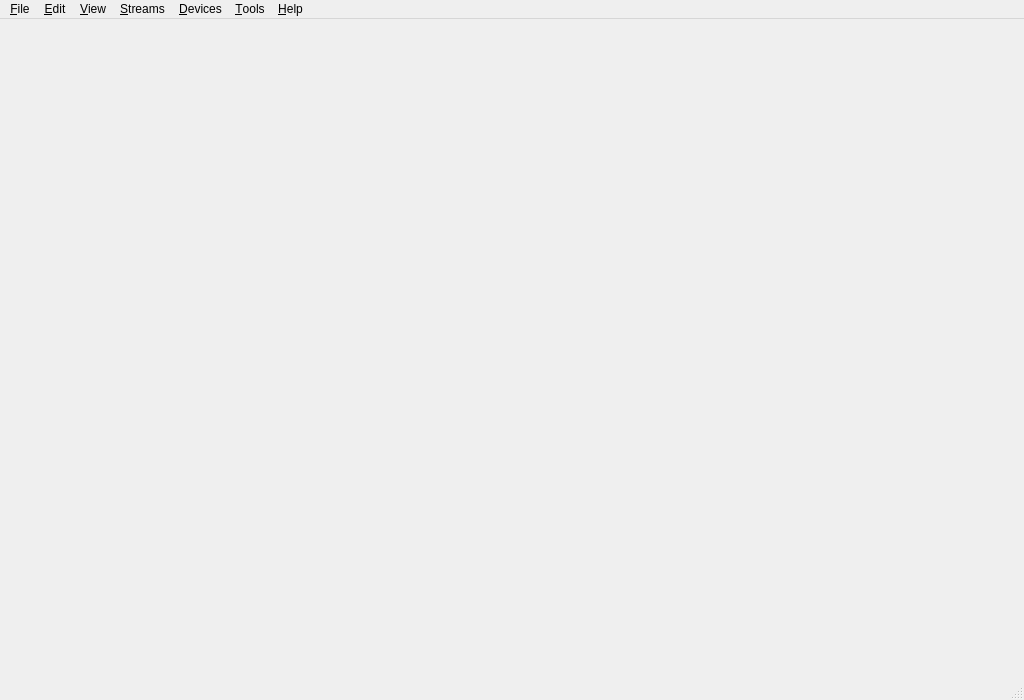
<?xml version="1.0" encoding="UTF-8"?>
<ui version="4.0" >
 <class>MainWindow</class>
 <widget class="QMainWindow" name="MainWindow" >
  <property name="geometry" >
   <rect>
    <x>0</x>
    <y>0</y>
    <width>1024</width>
    <height>700</height>
   </rect>
  </property>
  <property name="windowTitle" >
   <string>Riff</string>
  </property>
  <property name="windowIcon" >
   <iconset resource="ostinato.qrc" >:/icons/about.png</iconset>
  </property>
  <widget class="QWidget" name="centralwidget" />
  <widget class="QMenuBar" name="menubar" >
   <widget class="QMenu" name="menuFile" >
    <property name="title" >
     <string>&amp;File</string>
    </property>
    <addaction name="actionOpenSession" />
    <addaction name="actionSaveSession" />
    <addaction name="separator" />
    <addaction name="separator" />
    <addaction name="actionPreferences" />
    <addaction name="actionFileExit" />
   </widget>
   <widget class="QMenu" name="menuEdit" >
    <property name="title" >
     <string>&amp;Edit</string>
    </property>
   </widget>
   <widget class="QMenu" name="menuView" >
    <property name="title" >
     <string>&amp;View</string>
    </property>
    <addaction name="actionViewShowMyReservedPortsOnly" />
    <addaction name="actionViewRestoreDefaults" />
   </widget>
   <widget class="QMenu" name="menuStreams" >
    <property name="title" >
     <string>&amp;Streams</string>
    </property>
    <addaction name="actionTest" />
   </widget>
   <widget class="QMenu" name="menuDevices" >
    <property name="title" >
     <string>&amp;Devices</string>
    </property>
   </widget>
   <widget class="QMenu" name="menuTools" >
    <property name="title" >
     <string>&amp;Tools</string>
    </property>
    <addaction name="actionWirelessDongle" />
   </widget>
   <widget class="QMenu" name="menuHelp" >
    <property name="title" >
     <string>&amp;Help</string>
    </property>
    <addaction name="actionHelpOnline" />
    <addaction name="actionDonate" />
    <addaction name="actionCheckForUpdates" />
    <addaction name="separator" />
    <addaction name="actionHelpAbout" />
    <addaction name="actionAboutQt" />
   </widget>
   <addaction name="menuFile" />
   <addaction name="menuEdit" />
   <addaction name="menuView" />
   <addaction name="menuStreams" />
   <addaction name="menuDevices" />
   <addaction name="menuTools" />
   <addaction name="menuHelp" />
  </widget>
  <widget class="QStatusBar" name="statusbar" />
  <action name="actionWirelessDongle" >
   <property name="text" >
    <string>&amp;Wireless Dongle...</string>
   </property>
   <property name="toolTip" >
    <string>Send and capture 802.11 frames with a USB Wi-Fi dongle (through WSL)</string>
   </property>
  </action>
  <action name="actionFileExit" >
   <property name="icon" >
    <iconset resource="ostinato.qrc" >:/icons/exit.png</iconset>
   </property>
   <property name="text" >
    <string>E&amp;xit</string>
   </property>
  </action>
  <action name="actionHelpAbout" >
   <property name="icon" >
    <iconset resource="ostinato.qrc" >:/icons/about.png</iconset>
   </property>
   <property name="text" >
    <string>&amp;About</string>
   </property>
  </action>
  <action name="actionPreferences" >
   <property name="icon" >
    <iconset resource="ostinato.qrc" >:/icons/preferences.png</iconset>
   </property>
   <property name="text" >
    <string>Preferences</string>
   </property>
  </action>
  <action name="actionAboutQt" >
   <property name="icon" >
    <iconset resource="ostinato.qrc" >:/icons/qt.png</iconset>
   </property>
   <property name="text" >
    <string>About &amp;Qt</string>
   </property>
  </action>
  <action name="actionViewShowMyReservedPortsOnly" >
   <property name="checkable" >
    <bool>true</bool>
   </property>
   <property name="text" >
    <string>Show &amp;My Reserved Ports Only</string>
   </property>
  </action>
  <action name="actionViewRestoreDefaults" >
   <property name="text" >
    <string>Restore &amp;Defaults</string>
   </property>
  </action>
  <action name="actionOpenSession" >
   <property name="text" >
    <string>Open Session ...</string>
   </property>
  </action>
  <action name="actionSaveSession" >
   <property name="text" >
    <string>Save Session ...</string>
   </property>
  </action>
  <action name="actionHelpOnline" >
   <property name="icon" >
    <iconset resource="ostinato.qrc" >:/icons/help.png</iconset>
   </property>
   <property name="text" >
    <string>User Manual (Online)</string>
   </property>
  </action>
  <action name="actionDonate" >
   <property name="icon" >
    <iconset resource="ostinato.qrc" >:/icons/donate.png</iconset>
   </property>
   <property name="text" >
    <string>Riff Page (uaj-studio.com)...</string>
   </property>
  </action>
  <action name="actionCheckForUpdates" >
   <property name="text" >
    <string>Check for Updates...</string>
   </property>
  </action>
 </widget>
 <resources>
  <include location="ostinato.qrc" />
 </resources>
 <connections/>
</ui>
